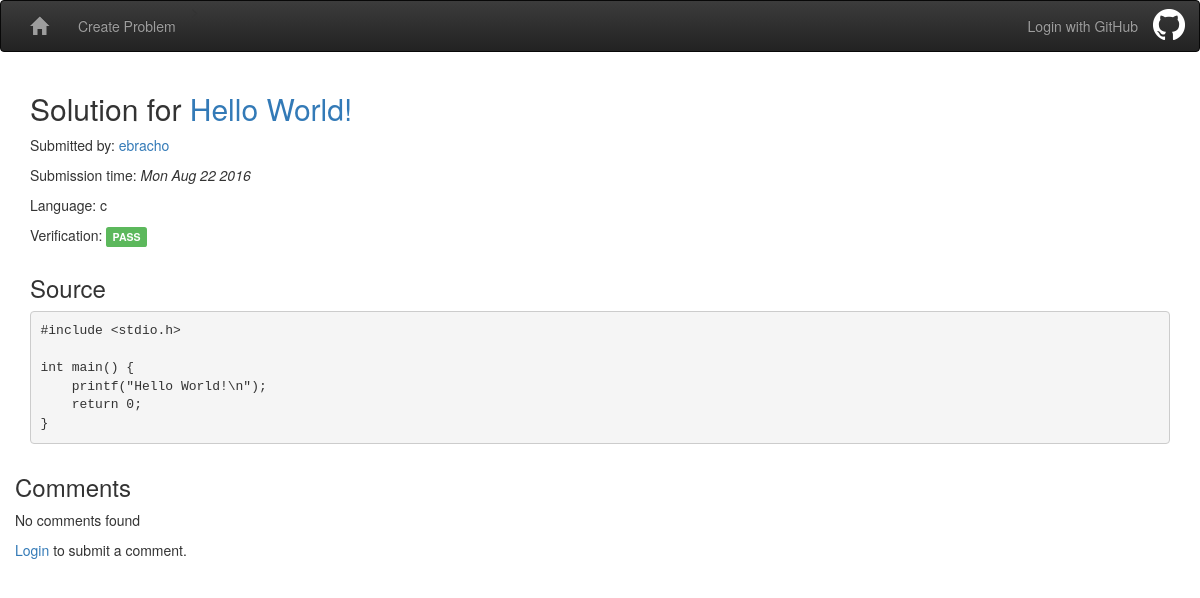
The app's page /problem/1/solution/6 with its own data.
### models.py (models this page shows, shortened)
class Problem(Base):
    __tablename__ = 'problems'
    id = Column(Integer, primary_key=True)
    user_id = Column(String)
    submission_time = Column(DateTime, default=datetime.utcnow)
    title = Column(String)
    prompt = Column(String)
    test_input = Column(String)
    test_output = Column(String)
    timeout = Column(Integer, default=3)

class Solution(Base):
    __tablename__ = 'solutions'
    id = Column(Integer, primary_key=True)
    user_id = Column(String)
    submission_time = Column(DateTime, default=datetime.utcnow)
    problem_id = Column(Integer, ForeignKey('problems.id'))
    language = Column(String)
    source = Column(String)
    verification = Column(String) # Status string returned by verify.verify
    problem = relationship('Problem')
    def verify(self):
        Solution._verify(self.id)
    _verify_sem = eventlet.semaphore.Semaphore(4)

### riker.py (the view)
@app.route('/problem/<problem_id>/solution/<solution_id>', methods=['GET'])
def view_solution(problem_id, solution_id):
    db_session = get_db_session()
    solution = (
        db_session.query(Solution)
        .filter(Solution.id==solution_id)
        .first()
    )
    if solution is None:
        abort(404)
    comments = (
        db_session.query(SolutionComment)
        .filter(SolutionComment.solution_id==solution_id)
        .order_by(SolutionComment.submission_time)
        .all()
    )
    return render_template(
        'view-solution.html', problem=solution.problem, solution=solution,
        comments=comments)

### riker.py (called while the page is built)
def get_db_session():
    if not hasattr(g, 'db_session'):
        g.db_session = DBSession()
    return g.db_session

def close_db_session():
    if hasattr(g, 'db_session'):
        g.db_session.commit()
        g.db_session.close()
        delattr(g, 'db_session')

@app.after_request
def after_request(response):
    close_db_session()
    return response

@app.template_filter('datetime')
def format_datetime(value):
    return value.strftime('%a %b %d %Y')

### templates/view-solution.html (shortened to what this page needs)
{% extends "base.html" %}
{% block body %}
<div class="row">
  <div class="col-md-12">
    <h2>Solution for <a href="{{ url_for('view_problem', problem_id=solution.problem_id) }}">{{ problem.title }}</a></h2>
    <p>Submitted by: <a href="{{ url_for('view_user', user_id=solution.user_id) }}">{{ solution.user_id }}</a></p>
    <p>Submission time: <em>{{ solution.submission_time | datetime }}</p></em>
    <p>Language: {{ solution.language }}</p>
    {% if solution.verification == 'PASS' %}
    <p>Verification: <span class="label label-success">PASS</span></p>
    {% elif solution.verification == 'PENDING' %}
    <p>Verification: <span class="label label-warning">PENDING</span></p>
    {% else %}
    <p>Verification: <span class="label label-danger">FAIL</span></p>
    {% endif %}
  </div>
</div>
<div class="row">
  <div class="col-md-12">
    <h3>Source</h3>
    <div>
      <pre><code class="{{ solution.language }}">{{ solution.source }}</code></pre>
    </div>
  </div>
</div>
<div class="row">
  <div id="col-md-12">
    <h3>Comments</h3>
    {% for comment in comments %}
    <div class="panel panel-default">
      <div class="panel-heading">
        <a href="https://github.com/{{ comment.user_id }}"><img src="https://avatars.githubusercontent.com/{{ comment.user_id }}?size=40"></img></a>
        <a href="{{ url_for('view_user', user_id=comment.user_id) }}">{{ comment.user_id }}</a> - <em>{{ comment.submission_time | datetime }}</em>
        {% if session['logged_in_user'] == comment.user_id %}
        <span class="pull-right">
          <button class="btn btn-danger" data-toggle="modal" data-target=".delete-comment-{{ comment.id }}">
            <span class="glyphicon glyphicon-remove"></span>
          </button>
        </span>
        {% endif %}
      </div>
      <div class="panel-body">
        {{ comment.body | markdown(no_html=True) }}
      </div>
    </div>
    {% if session['logged_in_user'] == comment.user_id %}
    <div class="modal fade delete-comment-{{ comment.id }}" tab-index="-1" role="dialog">
      <div class="modal-dialog modal-sm">
        <div class="modal-content">
          <div class="modal-header">
            <button type="button" class="close" data-dismiss="modal" aria-label="Close">
              <span aria-hidden="true">&times;</span>
            </button>
            <p>Are you sure?</p>
          </div>
          <div class="modal-body">
            <form action="{{ url_for('delete_solution_comment', comment_id=comment.id) }}" method="post">
              <button class="btn btn-danger" type="submit">Delete Comment</button>
            </form>
          </div>
        </div>
      </div>
    </div>
    {% endif %}
    {% else %}
      <p>No comments found<p>
    {% endfor %}
  </div>
</div>
<div class="row">
  {% if 'logged_in_user' in session %}
  <div class="col-md-8" id="comment-form">
    <form action="{{ url_for('create_solution_comment', problem_id=problem.id, solution_id=solution.id) }}" method="post" >
      <div class="form-group{{ ' has-' + session['validation']['body']['level'] if 'validation' in session }}">
        <label for="body">Write a comment.</label>
        <textarea class="form-control" name="body" id="body" rows="4" cols="50">{{ session['form_cache']['body'] if 'form_cache' in session }}</textarea>
        <small class="form-text pull-right"><a data-toggle="collapse" href="#formatting-help">formatting help</a></small>
        {% if 'validation' in session %}
        <span class="help-block">{{ session.pop('validation')['body']['msg'] }}</span>
        {% endif %}
      </div>
      <div class="form-group">
        <button class="btn btn-default" name="preview" value="preview" type="submit">Preview</button>
        <button class="btn btn-primary" name="submit" value="submit" type="submit">Submit</button>
      </div>
    </form>
    {% if request.args.get('preview', '') %}
    {% if 'form_cache' in session %}
    <div class="panel panel-default">
      <div class="panel-heading">
        <a href="https://github.com/{{ session['logged_in_user'] }}"><img src="https://avatars.githubusercontent.com/{{ session['logged_in_user'] }}?size=40"></img></a>
        Preview
      </div>
      <div class="panel-body">
        {{ session.pop('form_cache')['body'] | markdown(no_html=True) }}
      </div>
    </div>
    {% endif %}
    {% endif %}
  </div>
  <div class="col-md-4 collapse" id="formatting-help">
    <div class="well">
      <table class="table">
        <thead>
          <tr>
            <th><strong>Markdown</strong></th>
            <th><strong>Output</strong></th>
          </tr>
        </thead>
        <tbody>
          <tr>
            <td>**text**</td>
            <td><strong>text</strong></td>
          </tr>
          <tr>
            <td>*text*</td>
            <td><em>text</em></td>
          </tr>
          <tr>
            <td>~~text~~</td>
            <td><strike>text</strike></td>
          </tr>
          <tr>
            <td>[link](google.com)</td>
            <td><a href="google.com">link</a></td>
          </tr>
          <tr>
            <td>`inline code`</td>
            <td><code>inline code</code></td>
          </tr>
          <tr>
            <td>![gentoo](http://i.imgur.com/vl3r2bo.png)</td>
            <td><img src="http://i.imgur.com/vl3r2bo.png" alt="gentoo"></img></td>
          </tr>
          <tr>
            <td>
              <p>
                * red<br/>
                * green<br/>
                * blue<br/>
              </p>
            <td>
              <ul>
                <li>red</li>
                <li>green</li>
                <li>blue</li></ul>
              </ul>
            </td>
          <tr>
            <td>
              <p>
                1 red<br/>
                2 green<br/>
                3 blue<br/>
              </p>
            <td>
              <ol>
                <li>red</li>
                <li>green</li>
                <li>blue</li></ul>
              </ol>
            </td>
          </tr>
          <tr>
            <td>&gt Quoted Text</td>
            <td><q>Quoted Text</q></td>
          </tr>
          <tr>
            <td>
              <p>
                # Header 1<br/>
                ## Header 2<br/>
                ### Header 3<br/>
                #### Header 4<br/>
                ##### Header 5<br/>
                ###### Headter 6<br/>
              </p>
            </td>
            <td>
              <h1>Header 1</h1>
              <h2>Header 2</h2>
              <h3>Header 3</h3>
              <h4>Header 4</h4>
              <h5>Header 5</h5>
              <h6>Header 6</h6>
            </td>
          </tr>
        </tbody>
      </table>
    </div>
  </div>
  {% else %}
  <p><a href="{{ url_for('login', next=request.url) }}">Login</a> to submit a comment.</p>
  {% endif %}
</div>
{% endblock %}

### static/css/style.css (style rules this page uses)
body { padding-bottom: 30px; }

### records on screen
Problem: title "Hello World!"
Solution: user_id "ebracho", submission_time "Mon Aug 22 2016", language "c", source "#include <stdio.h> int main() { printf(\"Hello World!\\n\"); return 0; }"
